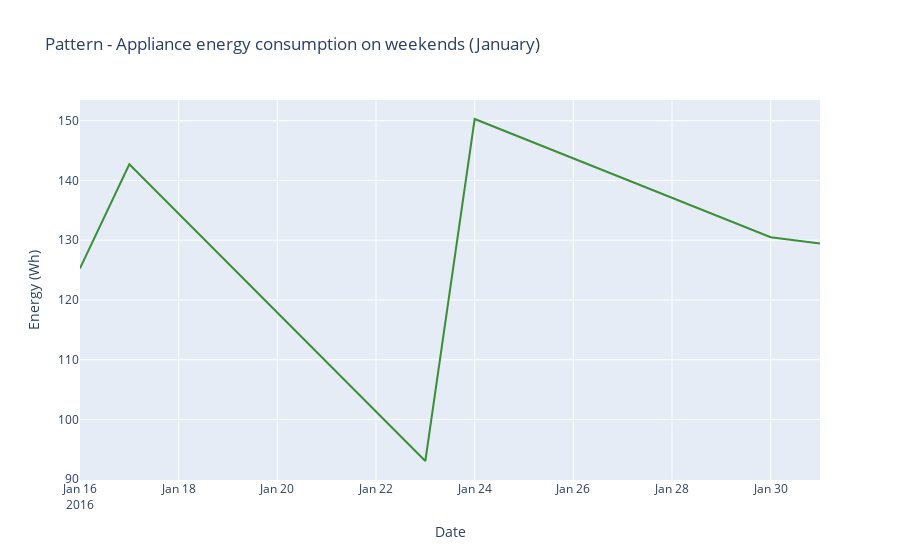

The code cell stored with this chart in its notebook:
### Code cell
# Find rows with weekday 
tmp_data_month_weekly_weekenddays =  tmp_data_month_weekly[tmp_data_month_weekly["WEEKDAY"] != 0]
# To understand the timeseries variation of the applaince energy consumption
visData1_weekenddays_tmp = graph_objs.Scatter(
    x = tmp_data_month_weekly_weekenddays.date,
    y = tmp_data_month_weekly_weekenddays.Appliances,
    mode = "lines",
    line_color=asif_graph_color_theme_weekends
)
layout = graph_objs.Layout(
    title = "Pattern - Appliance energy consumption on weekends ({:})".format(tmp_data_month_weekly_name),
    xaxis=dict(title='Date'),
    yaxis=dict(title='Energy (Wh)')
)
fig = graph_objs.Figure(data=[visData1_weekenddays_tmp],layout=layout)

iplot(fig)

### Figure 1 — Plotly figure (JSON) as saved in the notebook; plotly's stock layout.template omitted (floating-point values rounded to 4 significant figures)
{"data": [{"line": {"color": "#3a8f38"}, "mode": "lines", "type": "scatter", "x": ["2016-01-16T00:00:00", "2016-01-17T00:00:00", "2016-01-23T00:00:00", "2016-01-24T00:00:00", "2016-01-30T00:00:00", "2016-01-31T00:00:00"], "y": [125.3, 142.7, 93.06, 150.3, 130.5, 129.4]}], "layout": {"autosize": true, "title": {"text": "Pattern - Appliance energy consumption on weekends (January)"}, "xaxis": {"autorange": true, "range": ["2016-01-16", "2016-01-31"], "title": {"text": "Date"}, "type": "date"}, "yaxis": {"autorange": true, "range": [89.88, 153.5], "title": {"text": "Energy (Wh)"}, "type": "linear"}}}
